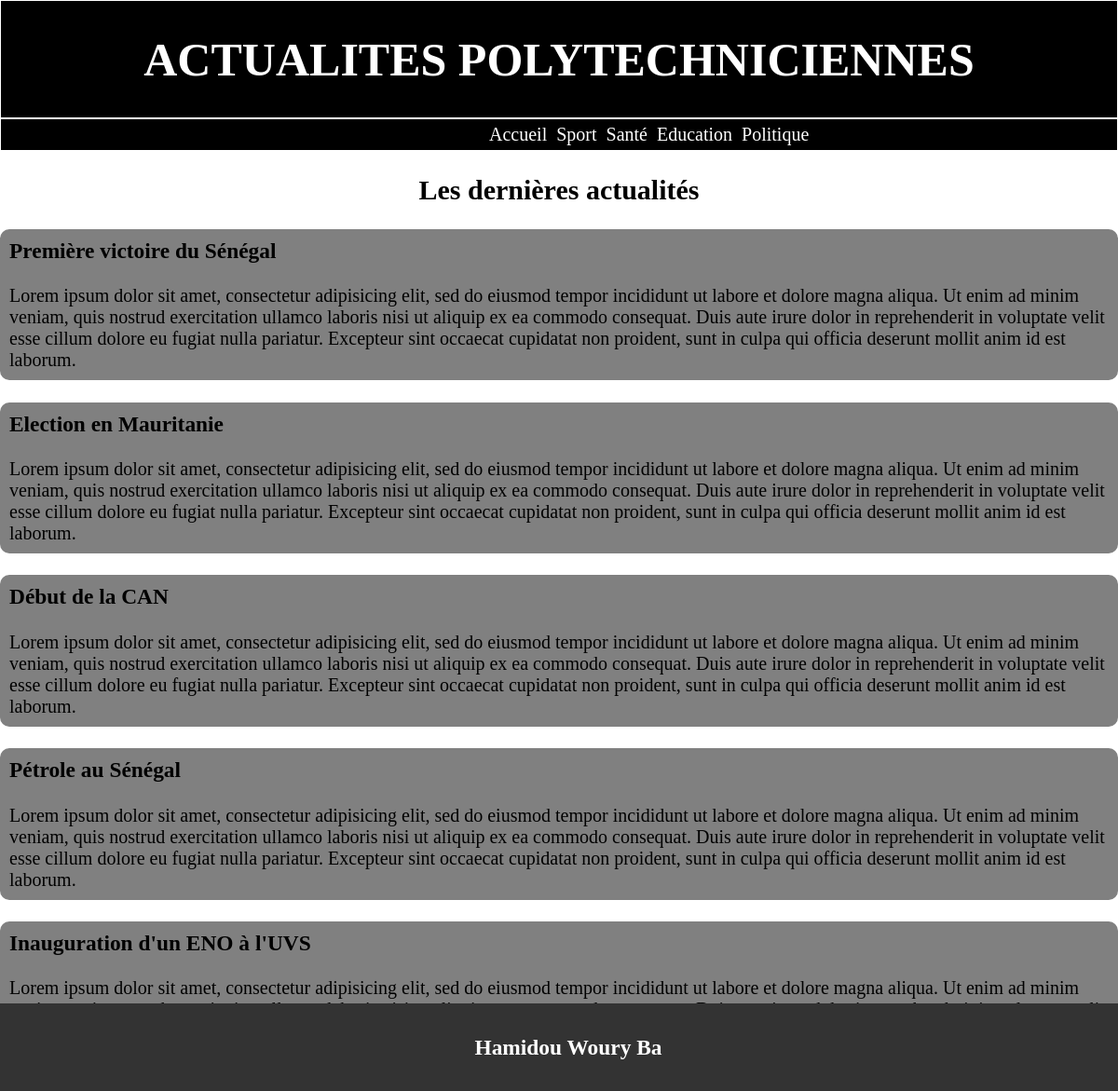
The page / on the database its author committed.
### tables this page shows
CREATE TABLE Categorie(
	id int primary key auto_increment,
	libelle varchar(20)
);

CREATE TABLE Article(
	id int primary key auto_increment,
	titre varchar(255),
	contenu text,
	dateCreation datetime DEFAULT NOW(),
	dateModification datetime DEFAULT NOW(),
	categorie int
);

### index.php (the view, shortened to what this page needs)
<?php include("entete.php");?>
<?php include 'menu.php'; ?>
<h2>Les dernières actualités</h2>
<div id="divTableau">
	<?php
	include 'database.php';
	$reponse = $bdd->query('SELECT * FROM Article');
	?>
	<div>
		<?php foreach ($reponse as $donnee) { ?>
			<div id="listeCat">
				<h3><?= $donnee['titre']?></h3>
				<p><?= $donnee['contenu']?></p>
			</div>
		<?php } ?>
	</div>
</div>
<?php include("footer.php") ?>

### entete.php (shortened to what this page needs)
<!DOCTYPE html>
<html>
<head>
	<link rel="stylesheet" type="text/css" href="index.css?">
</head>
<body>
</body>
</html>

### menu.php (shortened to what this page needs)
<?php include("entete.php");?>
<header>
	<h1>ACTUALITES POLYTECHNICIENNES</h1>
	<?php
		include 'database.php';
		$reponse = $bdd->query('SELECT * FROM Categorie');
	?>
	<div id="divUL">
		<ul>
		<li><a href="index.php">Accueil</a></li>
		<?php foreach ($reponse as $donnee) { ?>
			<li><a href="afficher.php?id=<?= $donnee['id'] ?>"><?= $donnee['libelle']?></a></li>
			<?php }
		?>
		</ul>
	</div>
</header>

### footer.php
<div class="pied">
	<footer>
		<h3>Hamidou Woury Ba</h3>
	</footer>
</div>

### index.css (style rules this page uses)
body { margin: 0px; padding: 0px; font-family: Agency FB, Algerian, Times New Roman; font-size: 20px; }
h1 { font-size: 50px; }
h2 { font-size: 30px; text-align: center; }
a { text-decoration: none; color: white; }
header { text-align: center; background-color: black; color: white; border: 1px solid white; }
footer { position: fixed; bottom: 0; left: 0; width: 100%; background-color: #333; color: white; text-align: center; padding: 10px; }
#divUL { border-top: 2px solid white; }
ul { width: 200px; margin: auto; color: white; display: flex; list-style-type: none; }
li { padding: 5px; }
#divTableau { width: 1200px; margin: auto; }
#listeCat { border-radius: 10px; background-color: gray; }
#listeCat p { padding-left: 10px; padding-bottom: 10px; }
#listeCat h3 { padding-left: 10px; padding-top: 10px; }

### rows shown on the page
categorie: libelle "Sport"
categorie: libelle "Santé"
categorie: libelle "Education"
categorie: libelle "Politique"
article: titre "Première victoire du Sénégal", contenu "Lorem ipsum dolor sit amet, consectetur adipisicing elit, sed do eiusmod tempor incididunt ut labore et dolore magna aliqua. Ut enim ad minim veniam, quis nostrud exercitation ullamco laboris nisi ut aliquip ex ea commodo consequat. Duis aute irure dolor in reprehenderit in voluptate velit esse cillum dolore eu fugiat nulla pariatur. Excepteur sint occaecat cupidatat non proident, sunt in culpa qui officia deserunt mollit anim id est laborum."
article: titre "Election en Mauritanie", contenu "Lorem ipsum dolor sit amet, consectetur adipisicing elit, sed do eiusmod tempor incididunt ut labore et dolore magna aliqua. Ut enim ad minim veniam, quis nostrud exercitation ullamco laboris nisi ut aliquip ex ea commodo consequat. Duis aute irure dolor in reprehenderit in voluptate velit esse cillum dolore eu fugiat nulla pariatur. Excepteur sint occaecat cupidatat non proident, sunt in culpa qui officia deserunt mollit anim id est laborum."
article: titre "Début de la CAN", contenu "Lorem ipsum dolor sit amet, consectetur adipisicing elit, sed do eiusmod tempor incididunt ut labore et dolore magna aliqua. Ut enim ad minim veniam, quis nostrud exercitation ullamco laboris nisi ut aliquip ex ea commodo consequat. Duis aute irure dolor in reprehenderit in voluptate velit esse cillum dolore eu fugiat nulla pariatur. Excepteur sint occaecat cupidatat non proident, sunt in culpa qui officia deserunt mollit anim id est laborum."
article: titre "Pétrole au Sénégal", contenu "Lorem ipsum dolor sit amet, consectetur adipisicing elit, sed do eiusmod tempor incididunt ut labore et dolore magna aliqua. Ut enim ad minim veniam, quis nostrud exercitation ullamco laboris nisi ut aliquip ex ea commodo consequat. Duis aute irure dolor in reprehenderit in voluptate velit esse cillum dolore eu fugiat nulla pariatur. Excepteur sint occaecat cupidatat non proident, sunt in culpa qui officia deserunt mollit anim id est laborum."
article: titre "Inauguration d'un ENO à l'UVS", contenu "Lorem ipsum dolor sit amet, consectetur adipisicing elit, sed do eiusmod tempor incididunt ut labore et dolore magna aliqua. Ut enim ad minim…"
